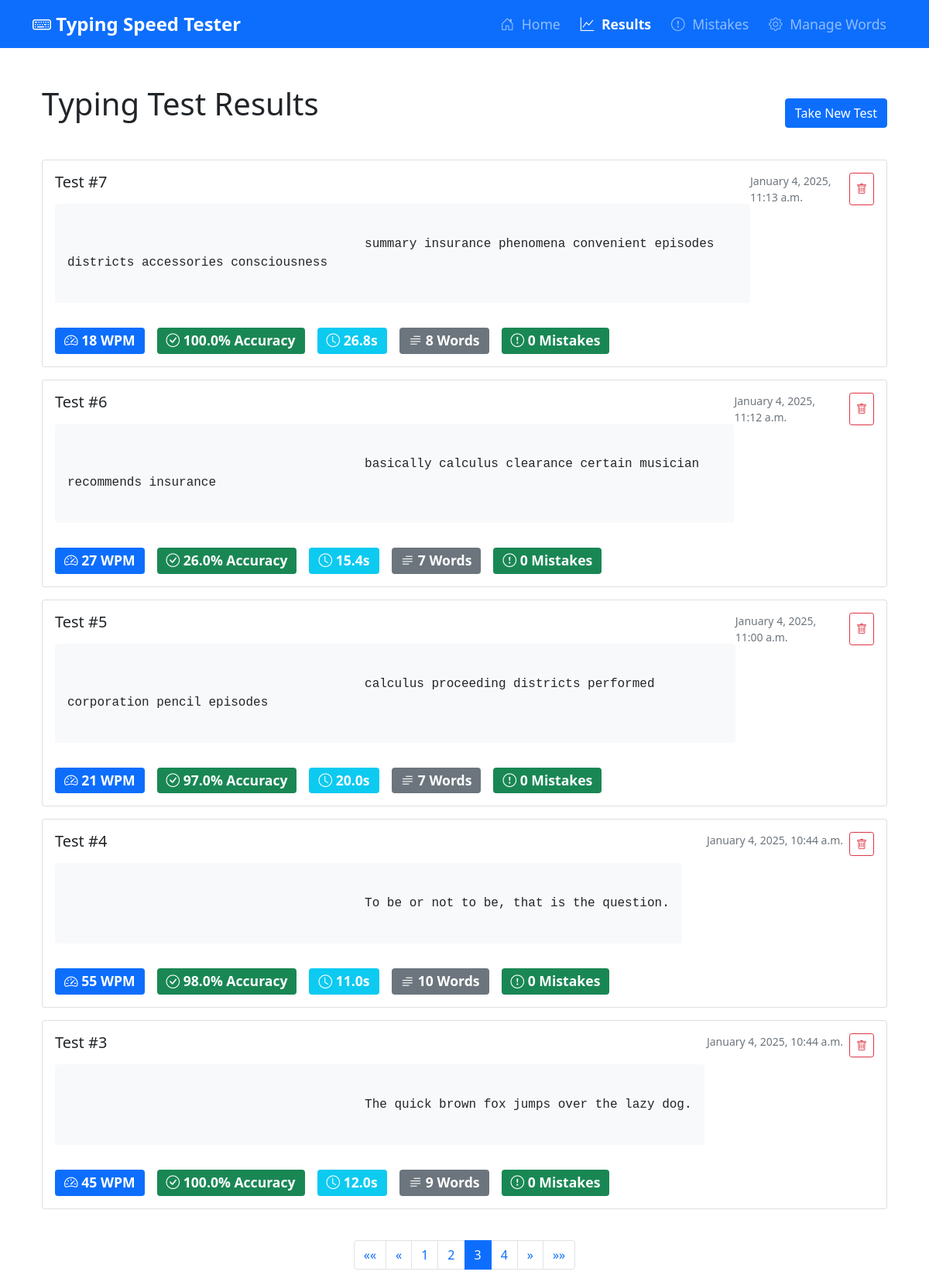
The page /results/?page=3 on the database its author committed.
### speed_test/models.py (models this page shows, shortened)
class TypingTest(models.Model):
    text = models.TextField()
    wpm = models.IntegerField()
    accuracy = models.FloatField()
    time_taken = models.FloatField()  # in seconds
    created_at = models.DateTimeField(auto_now_add=True)
    mistakes = models.JSONField(default=list)  # Store mistakes as [{"expected": "x", "typed": "y", "position": 0}]
    word_mistakes = models.JSONField(default=list)  # Store word-level mistakes

### speed_test/views.py (the view)
# urls.py: path('results/', views.view_results, name='results'),
def view_results(request):
    all_results = TypingTest.objects.all().order_by('-created_at')
    for result in all_results:
        result.word_count = len(result.text.split())
        result.mistake_count = len(result.mistakes)
    paginator = Paginator(all_results, 5)  # Show 5 results per page
    page_number = request.GET.get('page', 1)
    results = paginator.get_page(page_number)
    return render(request, 'speed_test/results.html', {'results': results})

### speed_test/templates/speed_test/results.html (shortened to what this page needs)
{% extends 'speed_test/base.html' %}
{% block content %}
<div class="container mt-5">
    <div class="d-flex justify-content-between align-items-center mb-4">
        <h1 class="mb-4">Typing Test Results</h1>
        <div>
            <a href="{% url 'speed_test:home' %}" class="btn btn-primary">Take New Test</a>
        </div>
    </div>
    {% if results %}
        <div class="row">
            {% for result in results %}
                <div class="col-12 mb-3 result-item" id="result-{{ result.id }}">
                    <div class="card result-card">
                        <div class="card-body">
                            <div class="d-flex justify-content-between align-items-start mb-3">
                                <div>
                                    <h5 class="card-title mb-3">Test #{{ result.id }}</h5>
                                    <div class="text-preview">
                                        {{ result.text }}
                                    </div>
                                </div>
                                <div class="d-flex gap-2">
                                    <small class="text-muted">
                                        {{ result.created_at|date:"F j, Y, g:i a" }}
                                    </small>
                                    <button class="btn btn-sm btn-outline-danger delete-btn"
                                           onclick="deleteResult('{{ result.id }}')">
                                        <i class="bi bi-trash"></i>
                                    </button>
                                </div>
                            </div>
                            <div class="d-flex gap-3">
                                <span class="badge bg-primary stats-badge">
                                    <i class="bi bi-speedometer2"></i>
                                    {{ result.wpm }} WPM
                                </span>
                                <span class="badge bg-success stats-badge">
                                    <i class="bi bi-check-circle"></i>
                                    {{ result.accuracy }}% Accuracy
                                </span>
                                <span class="badge bg-info stats-badge">
                                    <i class="bi bi-clock"></i>
                                    {{ result.time_taken|floatformat:1 }}s
                                </span>
                                <span class="badge bg-secondary stats-badge">
                                    <i class="bi bi-text-paragraph"></i>
                                    {{ result.word_count }} Words
                                </span>
                                <span class="badge {% if result.mistake_count == 0 %}bg-success{% else %}bg-danger{% endif %} stats-badge">
                                    <i class="bi bi-exclamation-circle"></i>
                                    {{ result.mistake_count }} Mistakes
                                </span>
                            </div>
                        </div>
                    </div>
                </div>
            {% endfor %}
        </div>
        {% include "speed_test/includes/pagination.html" with page_obj=results %}
    {% else %}
        <div class="alert alert-info">
            No typing test results yet. <a href="{% url 'speed_test:home' %}">Take your first test!</a>
        </div>
    {% endif %}
</div>
{% endblock %}

### rows shown on the page
TypingTest: id "7", text "summary insurance phenomena convenient episodes districts accessories consciousness", created_at "January 4, 2025, 11:13 a.m.", wpm "18", accuracy "100.0", time_taken "26.8", word_count "8", mistake_count "0"
TypingTest: id "6", text "basically calculus clearance certain musician recommends insurance", created_at "January 4, 2025, 11:12 a.m.", wpm "27", accuracy "26.0", time_taken "15.4", word_count "7", mistake_count "0"
TypingTest: id "5", text "calculus proceeding districts performed corporation pencil episodes", created_at "January 4, 2025, 11:00 a.m.", wpm "21", accuracy "97.0", time_taken "20.0", word_count "7", mistake_count "0"
TypingTest: id "4", text "To be or not to be, that is the question.", created_at "January 4, 2025, 10:44 a.m.", wpm "55", accuracy "98.0", time_taken "11.0", word_count "10", mistake_count "0"
TypingTest: id "3", text "The quick brown fox jumps over the lazy dog.", created_at "January 4, 2025, 10:44 a.m.", wpm "45", accuracy "100.0", time_taken "12.0", word_count "9", mistake_count "0"

### other values the page prints
{{ num }} "1" "2" "4"
{{ num }} "3"
